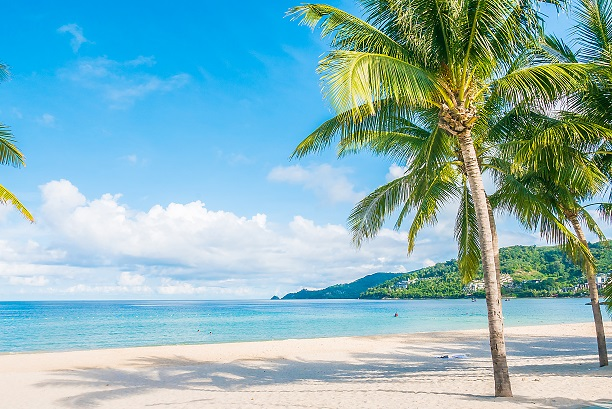
//> input picture Opencv/images/praia.jpg, 612 x 409 px
$ ./ConsoleApplication2   (built with g++ and OpenCV 4)
//> lines starting //> are read from the running program, lines starting //| are printed output that depends on the picture
#include "iostream"
#include "opencv2/highgui.hpp"
#include "opencv2/imgproc.hpp"

int main()
{
	std::string caminho = "C:/Users/vinicius/Desktop/OpenCoding/cpp/VisaoComputacional/images/praia.jpg";

	cv::Mat img = cv::imread(caminho,cv::IMREAD_COLOR);
//> img is the input picture: 409 rows x 612 cols, CV_8UC3; mean B, G, R 185.7, 180.2, 135.4
	cv::Mat bilateralImg, gaussianImg, medianImg;

	cv::GaussianBlur(img, gaussianImg, cv::Size(15,15),0);
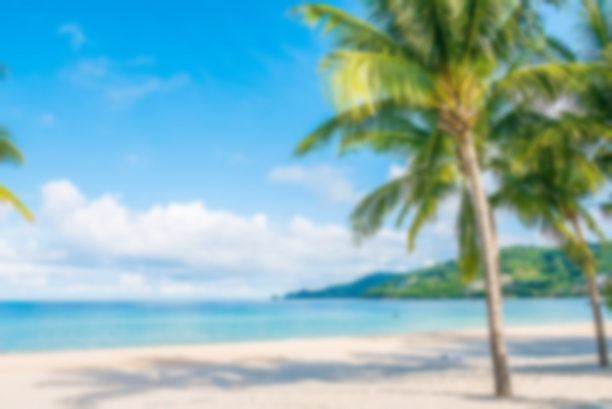
//> gaussianImg: 409 rows x 612 cols, CV_8UC3; mean B, G, R 185.7, 180.2, 135.4
	cv::bilateralFilter(img, bilateralImg, 15, 95, 45);
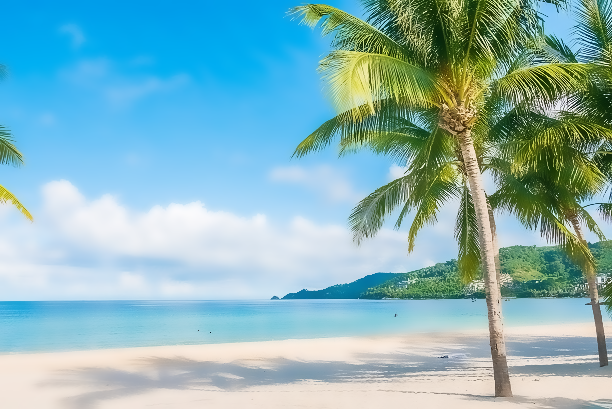
//> bilateralImg: 409 rows x 612 cols, CV_8UC3; mean B, G, R 185.7, 180.2, 135.2
	cv::medianBlur(img, medianImg, 15);
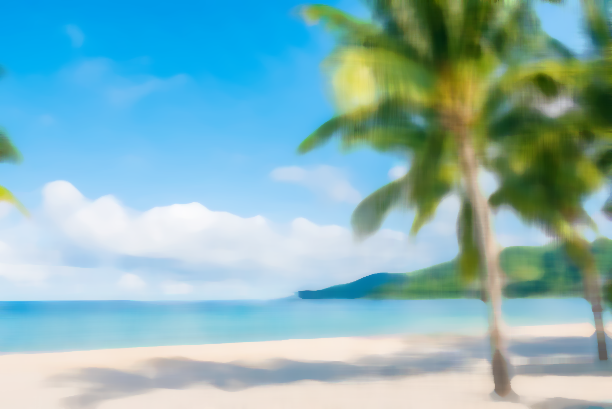
//> medianImg: 409 rows x 612 cols, CV_8UC3; mean B, G, R 185.2, 180.2, 134.6

	cv::imshow("bilateral", bilateralImg);
	cv::imshow("median", medianImg);
	cv::imshow("gaussian", gaussianImg);
	cv::imshow("window", img);


	cv::waitKey(0);
}
